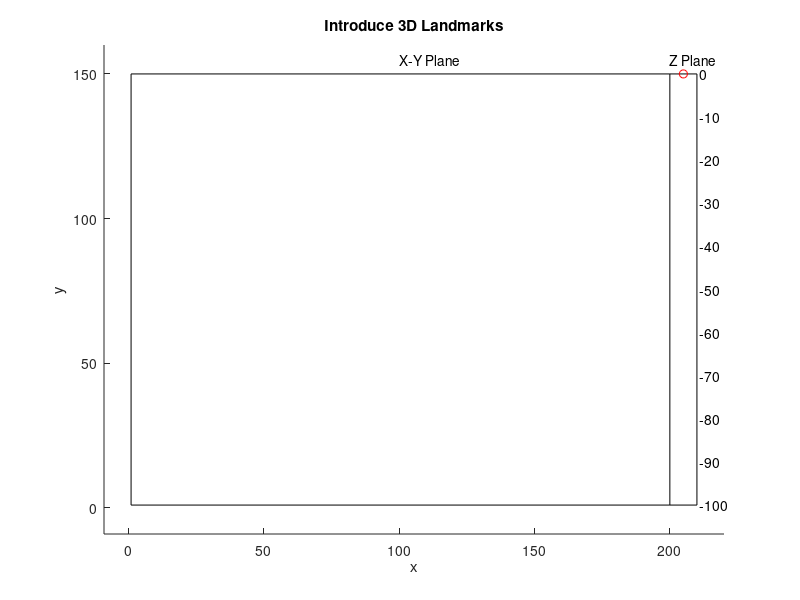

Here is the MATLAB script that generated this plot: (Note: this script raises an error after producing the figure.)
% 3D SLAM with linear KF - Moving vehicle - Relative measurement - Limited
% Sensor Range - Observing (x,v,landmarks) - Landmarks updated once
% observed
%
% A 3 DOF underwater robot is moving along a path detecting some
% motionless landmarks; the position/velocity of the robot and position
% of landmarks are computed by means of Simultaneos Localization and 
% Mapping using a linear Kalman Filter.  
% All the measures are relative to robot position.
% The measuring sensor is limited to a certain range distance.
% Landmarks are added in the state once observed.
%
% Programmed by Joaquim Salvi

function Slam3D3()

NumberTimeStamps = 500;
MapDimension = [1,200;1,150;-100,0];   % X Y Z

fprintf('3D SLAM of an Underwater Robot\n\n');

% INTRODUCE LANDMARKS
fprintf('Introduce 3D landmarks by locating the cursor at the desired position and clicking.\n');
fprintf('You may change the landmark depth at your convenience.\n');
fprintf('The process ends with a right click.\n\n');
pp = IntroduceLandmarks(MapDimension);

% INTRODUCE TRAJECTORY
fprintf('Introduce the underwater robot trajectory by a sequence of straight segments defined by clicks.\n');
fprintf('You may change the vehicle depth at your convenience.\n'); 
fprintf('The process ends with a right click.\n\n');
[x,v] = IntroduceTrajectory(MapDimension, pp, NumberTimeStamps);

NumberLandmarks = size(pp,2);
MaximumRange = 50;     % Definition of the maximum sensor range 

% Definition of process noise and initial noises
ri = (30*0.5)^2;  % landmark measurement noise, change to see effect
rxi = (3*0.5)^2; % position measurement noise, change to see effect
rvi = (1*0.5)^2; % velocity measurement noise, change to see effect
pn = (1*0.1)^2; % process noise, change to see effect
% Definition of measurement noises (may differ from initial noises
r = (10*0.5)^2;  % landmark measurement noise, change to see effect
rx = (2*0.5)^2; % position measurement noise, change to see effect
rv = (0.1*0.5)^2; % velocity measurement noise, change to see effect

% Structures used to store the history of the filter.
for kk = 1:NumberTimeStamps
    xhat{kk} = [];
    zhat{kk} = [];
    Un{kk} = [];
end

% Initial state of the vector state
xhat{1}= [x(:,1)' v(:,1)']';
N = sqrt(pn)*randn(3+3,1); 
xhat{1}(1:6) = xhat{1}(1:6) + N; % adding process noise

% Initialization of the Kalman Filter
fprintf('Kalman Filter Initialized.\n\n');
filter = InitFilter(pn,rxi,rvi,ri,rx,rv,r,xhat{1});

% KALMAN FILTER LOOP
fprintf('Now the robot is moving performing a simultaneous localization\n');
fprintf('(position and velocity) while is constucting the 3D map.\n');
fprintf('Enjoy!\n\n');

figure(3); clf; 
handle = gcf;
set(handle,'DoubleBuffer','on'); 

plotland(:,1) = zeros(NumberLandmarks,1); % Only for plotting purposes
xtt(:,1) = xhat{1}(1:3);  % Only for plotting purposes

for k = 1:NumberTimeStamps-1
    
    % STEP 1: Prediction
    xhat{k+1} = filter.Fk * filter.xhat + filter.Uk;     % Prediction of next state
    zhat{k+1} = filter.H * xhat{k+1};      % Measure at the predicted position
    filter.Pk = filter.Fk * filter.Pk * filter.Fk' + filter.Q;  % Prediction of next covariance matrix
    
    % STEP 2: Observation
    [z(1:3,k+1), z(4:6,k+1)] = MeasureMotion(x(:,k+1), v(:,k+1), rx, rv);
    [landids,landpos] = MeasureLandmarks(x(:,k+1), pp, MaximumRange, r);
    % Composing the Innovation vector
    vvt=z(1:6,k+1)-zhat{k+1}(1:6);   % Innovation vector, i.e. discrepancy between measures
    for kk = 1:size(landids,2)
        [check,pos] = ismember(landids(kk),filter.landobs); % Check if landmark was observed in the past
        if check
            vvt=[vvt;landpos(:,kk)-zhat{k+1}(6+3*pos-2:6+3*pos)];  % Innovation vector, i.e. discrepancy between measures
            plotland(landids(kk),k+1) = 1;   % Only used for plotting
        end
    end
    % Arranging the H and R matrices accordingly to the measured landmarks
    Ht = filter.H; % Get the Measuring matrix of at least once observed landmarks
    for kk=size(filter.landobs,1):-1:1  
        [check,pos] = ismember(filter.landobs(kk),landids);
        if ~check
            Ht(6+3*kk-2:6+3*kk,:) = []; % Removing rows of once observed but now non-detected landmarks
        end
    end
    Rt = diag([rx*ones(1,3) rv*ones(1,3) r*ones(1,size(Ht,1)-6)]);  % Arrange R according to H
    S = Ht * filter.Pk * Ht' + Rt;
    
    % STEP 3: Update
    W = filter.Pk * Ht' * inv(S); 
    xhat{k+1} = xhat{k+1}+W*vvt;
    filter.xhat = xhat{k+1};
    filter.Pk = filter.Pk - W*Ht*filter.Pk;

    % Plotting results
    Un{k+1}=diag(filter.Pk);   % Only used for plotting
    xtt(:,k+1) = xhat{k+1}(1:3);   % Only used for plotting
    PlotFilterStep(MapDimension, x(:,1:k+1), xtt(:,1:k+1), xhat{k+1}, Un{k+1}, pp);

    % STEP 4: Adding detected landmarks to the state
    for kk=1:size(landids,2)
        if ~ismember(landids(kk),filter.landobs)
            filter = FilterAddLandmark(filter,landids(kk),xhat{k+1}(1:3) + landpos(:,kk));
        end
    end
    
end
% end of Kalman Filter loop

% PLOTTING RESULTS
fprintf('The history state is now being drawn in a new image.\n');
fprintf('This process may last a bit.\n');
PlotFilterHistory(MapDimension, x, xtt, xhat, zhat, Un, pp, plotland)

fprintf('Demo terminated.\n\n');
% end of function


function [x,v] = MeasureMotion(VehiclePosition, VehicleVelocity, rx, rv)
% MeasureMotion measures the position and velocity of the vehicle adding
% gaussian noise according to rx and rv variances.
% VehiclePosition is a 3x1 vector containing the ground truth position.
% VehicleVelocity is a 3x1 vector containing the ground truth velocity.
% rx and rv are the variances of the gaussian noise measuring position and
% velocity, respectively;
% r and v are the measured position and velocity, respectively.

x = VehiclePosition + sqrt(rx)*randn(3,1);
v = VehicleVelocity + sqrt(rv)*randn(3,1);
% end of funtion


function [landids,landpos] = MeasureLandmarks(VehiclePos, LandmarkMap, SensorRange, r)
% MeasureLandmarks measures the position of the landmarks in the LandmarkMap
% that are located in the field of view of the sensor, and adds a gaussian
% noise to the measure according to r variance.
% VehiclePos is the 3x1 vector with the 3D position of the vehicle.
% LandmarkMap is a 3xm vector with the ground truth position of the m
% landmarks in the Map.
% SensorMap is an integer indicating the maximum distance since where the
% sensor can measure a landmark (distance is relative to robot position).
% r is the variance of the gaussian noise added to every landmark measure.
% landids is a 1 x m vector  containing the list of landmark identifiers
% corresponding to the m measured landmarks
% landpos is a 3 x m vector containing the measured position corresponding
% to the m measured landmarks relative to vehicle position.

NumberLandmarks = size(LandmarkMap,2);
HO =[];
for i=1:NumberLandmarks
    HO = [HO;-1 0 0 0 0 0 zeros(1,3*(i-1)) 1 0 0 zeros(1,3*(NumberLandmarks-i))];
    HO = [HO;0 -1 0 0 0 0 zeros(1,3*(i-1)) 0 1 0 zeros(1,3*(NumberLandmarks-i))];
    HO = [HO;0 0 -1 0 0 0 zeros(1,3*(i-1)) 0 0 1 zeros(1,3*(NumberLandmarks-i))];    
end
for i=1:NumberLandmarks
    p(3*i-2)=LandmarkMap(1,i);
    p(3*i-1)=LandmarkMap(2,i);
    p(3*i)=LandmarkMap(3,i);
end  

N = sqrt(r)*randn(3*NumberLandmarks,1);
z = HO*[VehiclePos' [0 0 0] p]' + N; % Noisy Measure at the correct position 
znot = HO*[VehiclePos' [0 0 0] p]'; % Noise-free Measure at the correct position 

landids = []; landpos = [];
for kk=1:NumberLandmarks  % Explore the detection of landmarks
    if norm(znot(3*kk-2:3*kk)) < SensorRange % Landmark in not-noisy range?       
        landids = [landids kk]; % Add detected landmark identifier to the set
        landpos = [landpos z(3*kk-2:3*kk)];
    end
end
% end of function


function filter = InitFilter(pn,rxi,rvi,ri,rx,rv,r,xhatini)
% InitFilter initializes the linear Kalman Filter, where
% pn is the variance of the process noise;
% rxi is the variance in the initial estimation of robot position;
% rvi is the variance in the initial estimation of robot velocity;
% ri is the variance in the initialization of a landmark;
% rx is the variance in the measurement of the robot position;
% rv is the variance in the measurement of the robot velocity;
% r is the variance in the measurement of a landmark;
% xhatini is a 6x1 vector composed of the initial noisy position and
% velocity w.r.t x,y and z.

% Definition of Measurement matrix to use in prediction
% Landmark distance are relative to robot position
HP = diag(ones(3+3,1));    % Initial State composed of Position (x,y,z) and velocity (x,y,z)

% Definition of the State matrix
% The State matrix is a diagonal of ones, which means that the prediction
% of next state is equivalent to current state, except the position which
% is updated with the current velocity (x,y,z) at every time stamp.
Fk = diag(ones(1,3+3)); Fk(1,4)=1; Fk(2,5)=1; Fk(3,6)=1;   

% Definition of the Control vector
% The control vector is null, which means that the are no external inputs
% that change the robot state.
Uk = zeros(3+3,1);  

% Definition of the Covariance matrix
% The initial covariance matrix is defined with a large diagonal uncertainity
% in both state of the robot and position of the landmarks and with an
% equivalent uncertainity which means that none prevail over the other.
Pk = [(rxi+rvi) 0 0 rvi 0 0;0 (rxi+rvi) 0 0 rvi 0; 0 0 (rxi+rvi) 0 0 rvi; rvi 0 0 rvi 0 0 ;0 rvi 0 0 rvi 0;0 0 rvi 0 0 rvi];

%Definition of the Process Noise Matrix
Q = diag(pn*ones(1,3+3));

%Definition of the Measurement Noise Matrix
R = diag([rx*ones(1,3) rv*ones(1,3)]); 

% Definition of the set of landmarks observed at least once, i.e. already
% updated in Pk. The set is kept ordered so landmarks with a small
% identifier goes first in the set. 
landobs = []; % At the initial step no landmarks are observed.

filter = struct('noise',struct('pn',pn,'rxi',rxi,'rvi',rvi,'ri',ri,'rx',rx,'rv',rv,'r',r), ...
                'Fk',Fk,'Uk',Uk,'Pk',Pk,'Q',Q,'H',HP,'R',R,'xhat',xhatini,'landobs',landobs);
% end of funciton


function  filter = FilterAddLandmark(filter,landid,landpos)
% FilterAddLandmark adds a new landmark to the kalman filter
% arranging properly the matrices and vectors adding the rows/columns
% corresponding to the given landmark identifier.
% filter is the kalman filter structure.
% landid is the integer that identifies the landmark.
% landpos is a 3x1 vector containing the measured 3D position of the
% landmark.

ri = filter.noise.ri;
r = filter.noise.r;
rxi = filter.noise.rxi;
rvi = filter.noise.rvi;
filter.landobs = [filter.landobs; landid];
filter.landobs = sort(filter.landobs,'ascend');
[check,pos] = ismember(landid,filter.landobs);
if pos == size(filter.landobs,1)
    filter.Fk = [filter.Fk zeros(size(filter.Fk,1),3)]; 
    filter.Fk = [filter.Fk; [zeros(3,size(filter.Fk,2)-3) [1 0 0; 0 1 0; 0 0 1]]];
    filter.Q = [filter.Q zeros(size(filter.Q,1),3)]; 
    filter.Q = [filter.Q; [zeros(3,size(filter.Q,2)-3) [0 0 0; 0 0 0; 0 0 0]]];           % [pn 0 0; 0 pn 0; 0 0 pn]]];
    filter.Pk = [filter.Pk filter.Pk(1:size(filter.Pk,1),1:3)]; 
    filter.Pk = [filter.Pk; [filter.Pk(1:3,1:size(filter.Pk,2)-3) [filter.Pk(1,1)+ri 0 0; 0 filter.Pk(1,1)+ri 0; 0 0 filter.Pk(1,1)+ri]]];
    filter.xhat = [filter.xhat; landpos]; 
    filter.Uk = [filter.Uk; zeros(3,1)];
    filter.H = [filter.H zeros(3,size(filter.H,1))']; 
    filter.H = [filter.H; [[-1 0 0; 0 -1 0; 0 0 -1] zeros(3,size(filter.H,2)-6) [1 0 0; 0 1 0; 0 0 1]]];
    filter.R = [filter.R zeros(size(filter.R,1),3)]; 
    filter.R = [filter.R; [zeros(3,size(filter.R,2)-3) [r 0 0; 0 r 0; 0 0 r]]];           % [pn 0 0; 0 pn 0; 0 0 pn]]];
else
    filter.Fk = [filter.Fk(:,1:6+3*(pos-1)) zeros(size(filter.Fk,1),3) filter.Fk(:,6+3*(pos-1)+1:size(filter.Fk,2))]; 
    filter.Fk = [filter.Fk(1:6+3*(pos-1),:); zeros(3,size(filter.Fk,2)); filter.Fk(6+3*(pos-1)+1:size(filter.Fk,1),:)];
    filter.Fk(6+3*pos-2,6+3*pos-2) = 1; filter.Fk(6+3*pos-1,6+3*pos-1) = 1; filter.Fk(6+3*pos,6+3*pos) = 1;
    filter.Q = [filter.Q(:,1:6+3*(pos-1)) zeros(size(filter.Q,1),3) filter.Q(:,6+3*(pos-1)+1:size(filter.Q,2))]; 
    filter.Q = [filter.Q(1:6+3*(pos-1),:); zeros(3,size(filter.Q,2)); filter.Q(6+3*(pos-1)+1:size(filter.Q,1),:)];
    filter.Q(6+3*pos-2,6+3*pos-2) = 0; filter.Q(6+3*pos-1,6+3*pos-1) = 0; filter.Q(6+3*pos,6+3*pos) = 0;
%                 Q(6+3*pos-2,6+3*pos-2) = pn; Q(6+3*pos-1,6+3*pos-1) = pn; Q(6+3*pos,6+3*pos) = pn;
    filter.Pk = [filter.Pk(:,1:6+3*(pos-1)) filter.Pk(1:size(filter.Pk,1),1:3) filter.Pk(:,6+3*(pos-1)+1:size(filter.Pk,2))]; 
    filter.Pk = [filter.Pk(1:6+3*(pos-1),:); filter.Pk(1:3,1:size(filter.Pk,2)); filter.Pk(6+3*(pos-1)+1:size(filter.Pk,1),:)];
    filter.Pk(6+3*pos-2,6+3*pos-2) = filter.Pk(1,1)+ri; filter.Pk(6+3*pos-1,6+3*pos-1) = filter.Pk(2,2)+ri; filter.Pk(6+3*pos,6+3*pos) = filter.Pk(3,3)+ri;
    filter.xhat = [filter.xhat(1:6+3*(pos-1)); landpos; filter.xhat(6+3*(pos-1)+1:size(filter.xhat,1))];
    filter.Uk = [filter.Uk(1:6+3*(pos-1)); zeros(3,1); filter.Uk(6+3*(pos-1)+1:size(filter.Uk,1))];
    filter.H = [filter.H(:,1:6+3*(pos-1)) zeros(size(filter.H,1),3) filter.H(:,6+3*(pos-1)+1:size(filter.H,2))]; 
    filter.H = [filter.H(1:6+3*(pos-1),:); [[-1 0 0; 0 -1 0; 0 0 -1] zeros(3,3*pos) [1 0 0; 0 1 0; 0 0 1] zeros(3,size(filter.H,2)-6-3*pos)]; filter.H(6+3*(pos-1)+1:size(filter.H,1),:)];
    filter.R = [filter.R(:,1:6+3*(pos-1)) zeros(size(filter.R,1),3) filter.R(:,6+3*(pos-1)+1:size(filter.R,2))]; 
    filter.R = [filter.R(1:6+3*(pos-1),:); zeros(3,size(filter.R,2)); filter.R(6+3*(pos-1)+1:size(filter.R,1),:)];
    filter.R(6+3*pos-2,6+3*pos-2) = r; filter.R(6+3*pos-1,6+3*pos-1) = r; filter.R(6+3*pos,6+3*pos) = r;
end
% end of function


function  filter = FilterRemoveLandmark(filter,landid)
% FilterRemoveLandmark removes a given landmark from the kalman filter
% arranging properly the matrices and vectors removing the rows/columns
% corresponding to the given landmark identifier.
% filter is the kalman filter structure.
% landid is the integer that identifies the landmark.

[check,pos] = ismember(landid,filter.landobs);
if check
    filter.Fk(6+3*pos-2:6+3*pos,:) = [];  filter.Fk(:,6+3*pos-2:6+3*pos) = [];
    filter.Q(6+3*pos-2:6+3*pos,:) = [];  filter.Q(:,6+3*pos-2:6+3*pos) = [];
    filter.Pk(6+3*pos-2:6+3*pos,:) = [];  filter.Pk(:,6+3*pos-2:6+3*pos) = [];
    filter.xhat(6+3*pos-2:6+3*pos,:) = [];
    filter.Uk(6+3*pos-2:6+3*pos,:) = [];
    filter.H(6+3*pos-2:6+3*pos,:) = [];  filter.H(:,6+3*pos-2:6+3*pos) = [];
    filter.R(6+3*pos-2:6+3*pos,:) = [];  filter.R(:,6+3*pos-2:6+3*pos) = [];
    filter.landobs(pos) = [];
end
% end of function


function pp = IntroduceLandmarks(MapDimension)
% IntroduceLandmarks opens a graphic interface that allow the user to
% introduce 3D landmarks in the 3D space defined by MapDimension. Landmarks
% are introduced by left-click and the process ends pressing a right-click.

figure(1); clf;
title('Introduce 3D Landmarks');
v=[MapDimension(1,1)-10 MapDimension(1,2)+20 MapDimension(2,1)-10 MapDimension(2,2)+10];
axis(v); hold on;
xlabel('x'); ylabel('y');
text((MapDimension(1,2))/2,MapDimension(2,2)+5,'X-Y Plane');
text(MapDimension(1,2)+20-20,MapDimension(2,2)+5,'Z Plane');
plot([MapDimension(1,1); MapDimension(1,1)],[MapDimension(2,1); MapDimension(2,2)],'k-');
plot([MapDimension(1,1); MapDimension(1,2)],[MapDimension(2,1); MapDimension(2,1)],'k-');
plot([MapDimension(1,1); MapDimension(1,2)],[MapDimension(2,2); MapDimension(2,2)],'k-');
plot([MapDimension(1,2); MapDimension(1,2)],[MapDimension(2,1); MapDimension(2,2)],'k-');
plot([MapDimension(1,2); MapDimension(1,2)+10],[MapDimension(2,1); MapDimension(2,1)],'k-');
plot([MapDimension(1,2); MapDimension(1,2)+10],[MapDimension(2,2); MapDimension(2,2)],'k-');
plot([MapDimension(1,2)+10; MapDimension(1,2)+10],[MapDimension(2,1); MapDimension(2,2)],'k-');
stepz = (MapDimension(3,2)-MapDimension(3,1))/10;
stepy = (MapDimension(2,2)-MapDimension(2,1))/10; posy = MapDimension(2,1);
for i=MapDimension(3,1):stepz:MapDimension(3,2)
    st = sprintf('%0d',i);
    text(MapDimension(1,2)+11,posy,st);
    posy = posy + stepy;
end
pin=1; button = 0;
nlandmarks=0; z = 0;
poszx = MapDimension(1,2)+5;
poszy = MapDimension(2,2);
plot(poszx,poszy,'ro');
% Get input landmarks graphically, click right button to finish
while button ~= 3
   [x,y,button]=ginput(1);
   pin= ~isempty(x);
   if pin && button ~= 3
       if x > MapDimension(1,1) && x < MapDimension(1,2) && y > MapDimension(2,1) && y < MapDimension(2,2) 
          nlandmarks = nlandmarks+1;
          plot(x,y,'r*'); st = sprintf('%0d',round(z)); text(x+2,y+2,st);
          pp(:,nlandmarks)=[x;y;z];
       elseif x>MapDimension(1,2) && x < MapDimension(1,2)+10 && y > MapDimension(2,1) && y < MapDimension(2,2) 
           plot(poszx,poszy,'wo');
           z = MapDimension(3,1) + y*(MapDimension(3,2)-MapDimension(3,1))/(MapDimension(2,2)-MapDimension(2,1));
           poszy = y;
           plot(poszx,poszy,'ro');
       end
   end
end
hold off;
% end of function


function [tt, vv] = IntroduceTrajectory(MapDimension, pp, NumberTimeStamps)
% IntroduceTrajectory opens a graphic interface that allows the user to
% define segment by segment the trajectory followed by the robot in a 3D
% space defined by MapDimension. Landmarks are shown in the scene to
% facilitate the operation. Segments are defined by left-click. The process
% ends with a right-click. Finally trajectory and velocity are sampled
% according to NumberTimeStamps.

figure(2); clf;
title('Introduce trajectory around landmarks');
v=[MapDimension(1,1)-10 MapDimension(1,2)+20 MapDimension(2,1)-10 MapDimension(2,2)+10];
axis(v); hold on;
xlabel('x'); ylabel('y');
text((MapDimension(1,2))/2,MapDimension(2,2)+5,'X-Y Plane');
text(MapDimension(1,2)+20-20,MapDimension(2,2)+5,'Z Plane');
plot([MapDimension(1,1); MapDimension(1,1)],[MapDimension(2,1); MapDimension(2,2)],'k-');
plot([MapDimension(1,1); MapDimension(1,2)],[MapDimension(2,1); MapDimension(2,1)],'k-');
plot([MapDimension(1,1); MapDimension(1,2)],[MapDimension(2,2); MapDimension(2,2)],'k-');
plot([MapDimension(1,2); MapDimension(1,2)],[MapDimension(2,1); MapDimension(2,2)],'k-');
plot([MapDimension(1,2); MapDimension(1,2)+10],[MapDimension(2,1); MapDimension(2,1)],'k-');
plot([MapDimension(1,2); MapDimension(1,2)+10],[MapDimension(2,2); MapDimension(2,2)],'k-');
plot([MapDimension(1,2)+10; MapDimension(1,2)+10],[MapDimension(2,1); MapDimension(2,2)],'k-');
stepz = (MapDimension(3,2)-MapDimension(3,1))/10;
stepy = (MapDimension(2,2)-MapDimension(2,1))/10; posy = MapDimension(2,1);
for i=MapDimension(3,1):stepz:MapDimension(3,2)
    st = sprintf('%0d',i);
    text(MapDimension(1,2)+11,posy,st);
    posy = posy + stepy;
end
NumberLandmarks = size(pp,2);
for i = 1:NumberLandmarks
    plot(pp(1,i),pp(2,i),'r*'); 
    st = sprintf('%0d',round(pp(3,i))); text(pp(1,i)+2,pp(2,i)+2,st);
end;
pin = 1; button = 0; fi = 0;
npoints = 0; dist = 0; z = 0;
poszx = MapDimension(1,2)+5;
poszy = MapDimension(2,2);
plot(poszx,poszy,'ro');
% get trajectory segments graphically, click right button to finish 
while button ~= 3
   [x,y,button]=ginput(1);
   pin= ~isempty(x);
   if pin && button ~= 3
       if x > MapDimension(1,1) && x < MapDimension(1,2) && y > MapDimension(2,1) && y < MapDimension(2,2) 
          npoints = npoints + 1;
          t(:,npoints)=[x;y;z];
          plot(x,y,'go'); st = sprintf('%0d',round(z)); text(x+2,y+2,st);
          if npoints > 1
            plot(t(1,npoints-1:npoints),t(2,npoints-1:npoints),'g-');
            dist = dist + norm(t(:,npoints) - t(:,npoints-1));
          end
       elseif x>MapDimension(1,2) && x < MapDimension(1,2)+10 && y > MapDimension(2,1) && y < MapDimension(2,2) 
           plot(poszx,poszy,'wo');
           z = MapDimension(3,1) + y*(MapDimension(3,2)-MapDimension(3,1))/(MapDimension(2,2)-MapDimension(2,1));
           poszy = y;
           plot(poszx,poszy,'ro');
       end
   end
end
% Sampling NumberTimeStamps points in the given trajectory.
point = 2; dist2=0; incdist=dist/NumberTimeStamps;
tt(:,1)=t(:,1);
for i = 2:NumberTimeStamps
    tt(:,i)=tt(:,i-1)+ incdist*((t(:,point)-t(:,point-1))/norm(t(:,point)-t(:,point-1))); % tx,ty,tz trajectories
    vv(:,i-1)=tt(:,i)-tt(:,i-1); % vx,vy,vz velocities
    plot(tt(1,i),tt(2,i),'b.');
    dist2 = dist2 + incdist;
    if (dist2 + incdist) > norm(t(:,point)-t(:,point-1)) && abs((dist2 + incdist)-norm(t(:,point)-t(:,point-1))) > abs(dist2-norm(t(:,point)-t(:,point-1)))
        point = point + 1; dist2 = 0;
    end
end
vv(:,NumberTimeStamps) = vv(:,NumberTimeStamps-1);
plot(tt(1,:),tt(2,:),'b.');
hold off;
%end of function


function PlotFilterStep(MapDimension, x, xtt, xhat, Un, pp)
% PlotFilterStep plots graphically the state of the Kalman filter, where
% MapDimension is the X-Y-Z 3D environment where the robot moves;
% x is the 3xk+1 matrix containing the ground truth trajectory of the vehicle;
% xtt is the 3xk+1 matrix containing the trajectory performed by the filter;
% xhat is the state vector at state k+1;
% Un is the diagonal of the Covariance matrix at instant k+1;
% pp is the 3xm matrix containing the ground truth of landmark position.

clf; hold on;
title('3D SLAM with KF');
k = size(x,2)-1;
mapdim=[MapDimension(1,1) MapDimension(1,2) MapDimension(2,1) MapDimension(2,2) MapDimension(3,1) MapDimension(3,2)];
axis(mapdim); xlabel('x'); ylabel('y'); zlabel('z');
plot3(x(1,1:k),x(2,1:k),x(3,1:k),'g');
plot3(xtt(1,1:k),xtt(2,1:k),xtt(3,1:k),'r');
plot3(x(1,k+1),x(2,k+1),x(3,k+1),'g.');
plot3(xhat(1),xhat(2),xhat(3),'r.');
[xe,ye,ze]=ellipsoid(xhat(1),xhat(2),xhat(3),3*sqrt(Un(1)),3*sqrt(Un(2)),3*sqrt(Un(3)));
plot3(xe,ye,ze,'r');
plot3(pp(1,:),pp(2,:),pp(3,:),'r*');
for j=7:3:size(xhat,1)-1
    plot3(xhat(j),xhat(j+1),xhat(j+2),'b.');
    [xe,ye,ze]=ellipsoid(xhat(j),xhat(j+1),xhat(j+2),3*sqrt(Un(j)),3*sqrt(Un(j+1)),3*sqrt(Un(j+2)));
    plot3(xe,ye,ze,'b');
end
drawnow;
hold off;
% end of function

function PlotFilterHistory(MapDimension, x, xtt, xhat, zhat, Un, pp, plotland)
% PlotFilterHistory plots graphically the whole states of the Kalman Filter
% from state 1 up to state n, where:
% MapDimension is the X-Y-Z 3D environment where the robot moves;
% x is the 3xn matrix containing the ground truth trajectory of the vehicle;
% xtt is the 3xn matrix containing the trajectory performed by the filter;
% xhat is a cell matrix composed of the state vectors at every time stamp;
% zhat is a cell matrix composed of the predicted measurings at every time stamp;
% Un is a cell matrix composed of n diagonals of the Covariance matrix at
% every time stamp;
% pp is the 3xm matrix containing the ground truth of landmark position;
% plotland is a mxn vector containing a 1 if landmark j was dectected in
% time stamp i.

NumberTimeStamps = size(x,2);
NumberLandmarks = size(pp,2);

figure(4); clf; title('3D SLAM with KF'); view(3);
mapdim=[MapDimension(1,1) MapDimension(1,2) MapDimension(2,1) MapDimension(2,2) MapDimension(3,1) MapDimension(3,2)];
axis(mapdim); hold on; xlabel('x'); ylabel('y'); zlabel('z');
for i = 2:NumberTimeStamps-1
   plot3(x(1,i),x(2,i),x(3,i),'g.');
   plot3(xhat{i}(1),xhat{i}(2),xhat{i}(3),'r.');
   [xe,ye,ze]=ellipsoid(xhat{i}(1),xhat{i}(2),xhat{i}(3),3*sqrt(Un{i}(1)),3*sqrt(Un{i}(2)),3*sqrt(Un{i}(3)));
   plot3(xe,ye,ze,'r');
   kk = 1;
   for j=1:NumberLandmarks
       if max(plotland(j,1:i)) == 1
           plot3(xhat{i}(1)+zhat{i}(6+kk),xhat{i}(2)+zhat{i}(6+kk+1),xhat{i}(3)+zhat{i}(6+kk+2),'m.');
           plot3(xhat{i}(6+kk),xhat{i}(6+kk+1),xhat{i}(6+kk+2),'b.'); 
           if mod(i,10) == 2
               [xe,ye,ze]=ellipsoid(xhat{i}(6+kk),xhat{i}(6+kk+1),xhat{i}(6+kk+2),3*sqrt(Un{i}(6+kk)),3*sqrt(Un{i}(6+kk+1)),3*sqrt(Un{i}(6+kk+2)));
               plot3(xe,ye,ze,'b');
           end
           kk = kk + 3;
       end
   end
end
kk = 1;
for j=1:NumberLandmarks
    plot3(pp(1,j),pp(2,j),pp(3,j),'r*');
    st=sprintf('%d',j); 
    text(pp(1,j)+2,pp(2,j)+2,pp(3,j)+2,st);
    if max(plotland(j,1:NumberTimeStamps-2)) == 1
        plot3(xhat{NumberTimeStamps-2}(6+kk),xhat{NumberTimeStamps-2}(6+kk+1),xhat{NumberTimeStamps-2}(6+kk+2),'go');
        kk = kk + 3;
    end
end
hold off; zoom on;
% end of function
